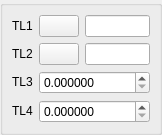
<?xml version="1.0" encoding="UTF-8"?>
<ui version="4.0">
 <class>DlgRef_2Sel2Spin_QTD</class>
 <widget class="QWidget" name="DlgRef_2Sel2Spin_QTD">
  <property name="geometry">
   <rect>
    <x>0</x>
    <y>0</y>
    <width>156</width>
    <height>132</height>
   </rect>
  </property>
  <property name="windowTitle">
   <string/>
  </property>
  <layout class="QGridLayout">
   <property name="margin">
    <number>0</number>
   </property>
   <property name="spacing">
    <number>0</number>
   </property>
   <item row="0" column="0">
    <widget class="QGroupBox" name="GroupBox1">
     <property name="title">
      <string/>
     </property>
     <layout class="QGridLayout">
      <property name="margin">
       <number>9</number>
      </property>
      <property name="spacing">
       <number>6</number>
      </property>
      <item row="3" column="1" colspan="2">
       <widget class="SalomeApp_DoubleSpinBox" name="SpinBox_DY">
        <property name="decimals">
         <number>6</number>
        </property>
        <property name="maximum">
         <double>1000000000.000000000000000</double>
        </property>
       </widget>
      </item>
      <item row="2" column="1" colspan="2">
       <widget class="SalomeApp_DoubleSpinBox" name="SpinBox_DX">
        <property name="decimals">
         <number>6</number>
        </property>
        <property name="maximum">
         <double>1000000000.000000000000000</double>
        </property>
       </widget>
      </item>
      <item row="3" column="0">
       <widget class="QLabel" name="TextLabel4">
        <property name="sizePolicy">
         <sizepolicy hsizetype="Fixed" vsizetype="Fixed">
          <horstretch>0</horstretch>
          <verstretch>0</verstretch>
         </sizepolicy>
        </property>
        <property name="text">
         <string>TL4</string>
        </property>
        <property name="wordWrap">
         <bool>false</bool>
        </property>
       </widget>
      </item>
      <item row="2" column="0">
       <widget class="QLabel" name="TextLabel3">
        <property name="sizePolicy">
         <sizepolicy hsizetype="Fixed" vsizetype="Fixed">
          <horstretch>0</horstretch>
          <verstretch>0</verstretch>
         </sizepolicy>
        </property>
        <property name="text">
         <string>TL3</string>
        </property>
        <property name="wordWrap">
         <bool>false</bool>
        </property>
       </widget>
      </item>
      <item row="1" column="2">
       <widget class="QLineEdit" name="LineEdit2"/>
      </item>
      <item row="0" column="1">
       <widget class="QPushButton" name="PushButton1">
        <property name="sizePolicy">
         <sizepolicy hsizetype="Fixed" vsizetype="Fixed">
          <horstretch>0</horstretch>
          <verstretch>0</verstretch>
         </sizepolicy>
        </property>
        <property name="text">
         <string/>
        </property>
       </widget>
      </item>
      <item row="0" column="0">
       <widget class="QLabel" name="TextLabel1">
        <property name="sizePolicy">
         <sizepolicy hsizetype="Fixed" vsizetype="Fixed">
          <horstretch>0</horstretch>
          <verstretch>0</verstretch>
         </sizepolicy>
        </property>
        <property name="text">
         <string>TL1</string>
        </property>
        <property name="wordWrap">
         <bool>false</bool>
        </property>
       </widget>
      </item>
      <item row="1" column="1">
       <widget class="QPushButton" name="PushButton2">
        <property name="sizePolicy">
         <sizepolicy hsizetype="Fixed" vsizetype="Fixed">
          <horstretch>0</horstretch>
          <verstretch>0</verstretch>
         </sizepolicy>
        </property>
        <property name="text">
         <string/>
        </property>
       </widget>
      </item>
      <item row="1" column="0">
       <widget class="QLabel" name="TextLabel2">
        <property name="sizePolicy">
         <sizepolicy hsizetype="Fixed" vsizetype="Fixed">
          <horstretch>0</horstretch>
          <verstretch>0</verstretch>
         </sizepolicy>
        </property>
        <property name="text">
         <string>TL2</string>
        </property>
        <property name="wordWrap">
         <bool>false</bool>
        </property>
       </widget>
      </item>
      <item row="0" column="2">
       <widget class="QLineEdit" name="LineEdit1"/>
      </item>
     </layout>
    </widget>
   </item>
  </layout>
 </widget>
 <layoutdefault spacing="6" margin="11"/>
 <pixmapfunction>qPixmapFromMimeSource</pixmapfunction>
 <customwidgets>
  <customwidget>
   <class>SalomeApp_DoubleSpinBox</class>
   <extends>QDoubleSpinBox</extends>
   <header location="global">SalomeApp_DoubleSpinBox.h</header>
  </customwidget>
 </customwidgets>
 <tabstops>
  <tabstop>PushButton1</tabstop>
  <tabstop>LineEdit1</tabstop>
  <tabstop>PushButton2</tabstop>
  <tabstop>LineEdit2</tabstop>
  <tabstop>SpinBox_DX</tabstop>
  <tabstop>SpinBox_DY</tabstop>
 </tabstops>
 <resources/>
 <connections/>
</ui>
